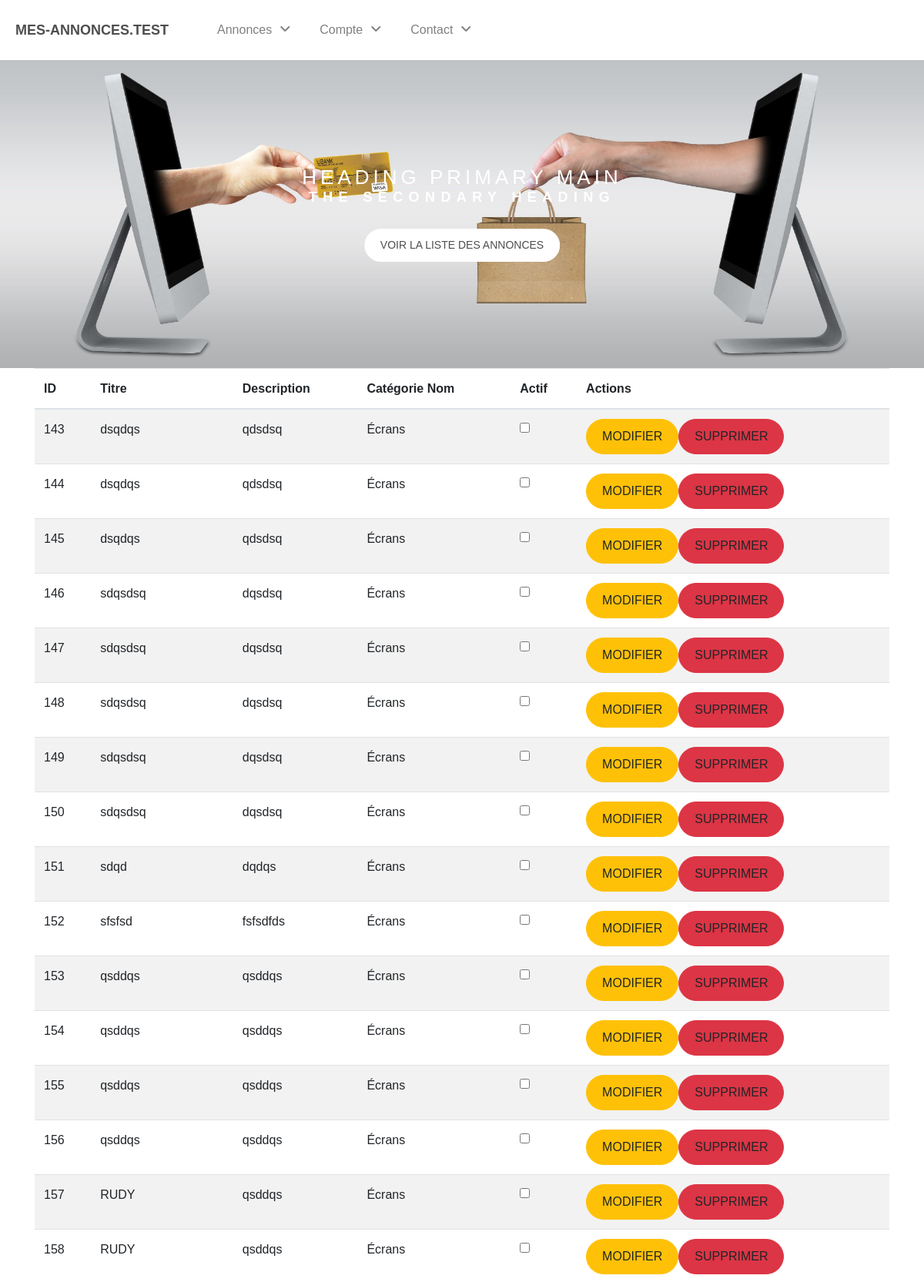
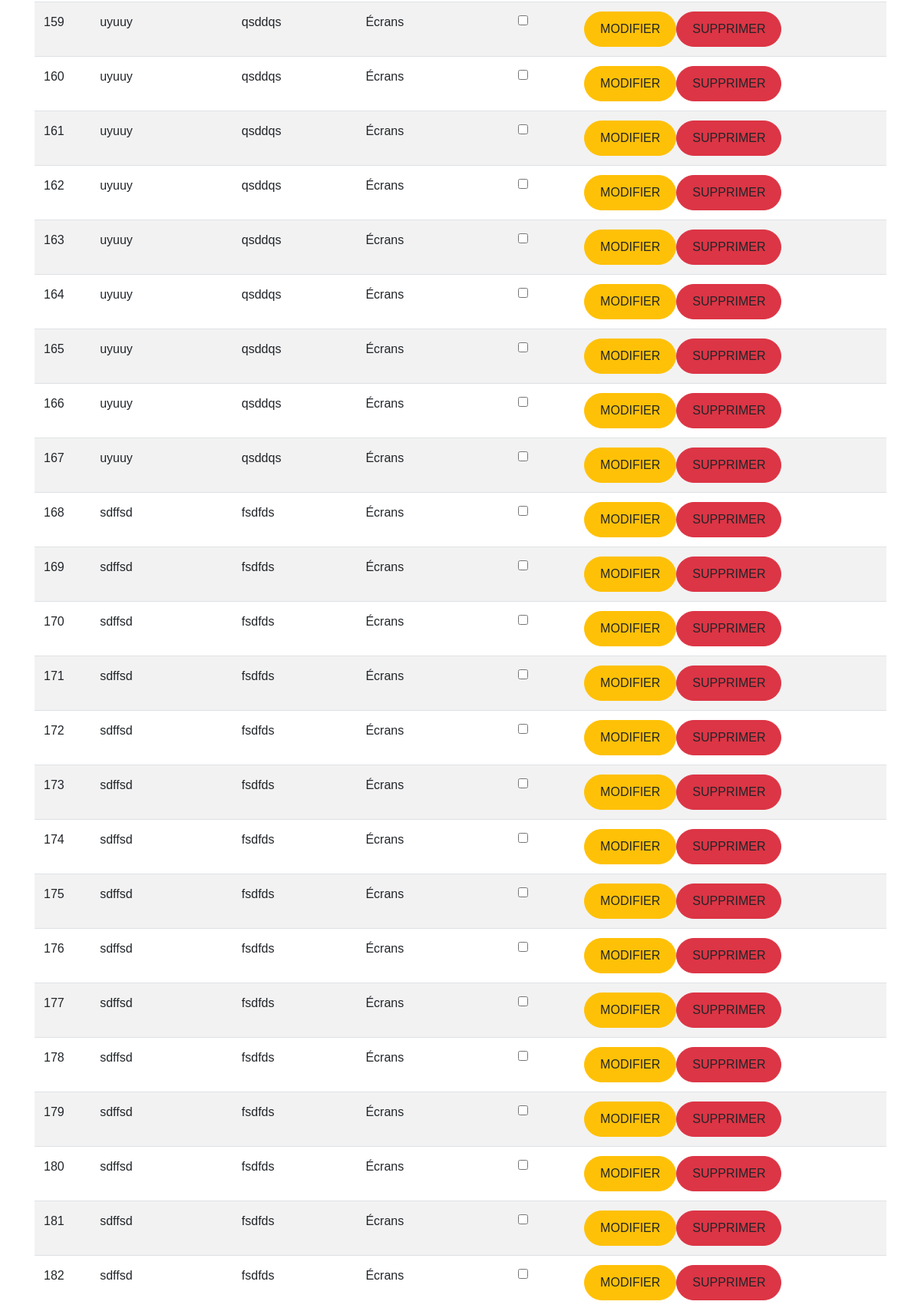
The app's page /admin/annonces (signed in, upper part) with its own data (2 pictures, top to bottom).
### tables this page shows
CREATE TABLE `annonces` (
  `id` int(11) NOT NULL,
  `titre` varchar(255) NOT NULL,
  `description` longtext NOT NULL,
  `price` decimal(6,2) NOT NULL,
  `created_at` datetime NOT NULL DEFAULT current_timestamp(),
  `actif` tinyint(1) NOT NULL DEFAULT 0,
  `users_id` int(11) NOT NULL,
  `category_id` int(11) NOT NULL
);

CREATE TABLE `categories` (
  `id` int(11) NOT NULL,
  `nom` varchar(100) NOT NULL
);

### Controllers/Controller.php (called while the page is built, shortened)
<?php
abstract class Controller
{
    public function render(string $fichier, array $donnees = [], string $template = 'default')
    {
        extract($donnees);
        require_once ROOT . '/Views/' . $fichier . '.php';
    }
}

### public/index.php (called while the page is built, shortened)
<?php
$app = new Main();
$app->start();

### Models/AnnoncesModel.php (called while the page is built, shortened)
<?php
class AnnoncesModel extends Model
{
    public function __construct()
    {
        $this->table = 'annonces';
    }
    public function showAnnoncesByCatName()
    {
        return $this->requete("SELECT annonces.id, annonces.titre, annonces.description, annonces.price, annonces.created_at, annonces.actif, annonces.category_id, categories.nom FROM $this->table INNER JOIN categories ON annonces.category_id = categories.id")->fetchAll();
    }
}

### Core/Db.php (called while the page is built, shortened)
<?php
class Db extends PDO
{
    private static $instance;
    private function __construct()
    {
        $_dsn = 'mysql:dbname=' . self::DBNAME . ';host=' . self::DBHOST;
    }
    public static function getInstance(): self
    {
        if (self::$instance === null) {
            self::$instance = new self();
        }
        return self::$instance;
    }
}

### Models/Model.php (called while the page is built, shortened)
<?php
class Model extends Db
{
    protected function requete(string $sql, array $attributs = null)
    {
        $this->db = Db::getInstance();
        if ($attributs !== null) {
            $query = $this->db->prepare($sql);
            $query->execute($attributs);
            return $query;
        } else {
            return $this->db->query($sql);
        }
    }
}

### Views/admin/annonces.php (the view, shortened to what this page needs)
<table class="table table-striped">
    <thead>
        <th>ID</th>
        <th>Titre</th>
        <th>Description</th>
        <th>Catégorie Nom</th>
        <th>Actif</th>
        <th>Actions</th>
    </thead>
    <tbody>
        <?php foreach ($annonces as $annonce) : ?>
            <tr>
                <td><?= $annonce->id ?></td>
                <td><?= $annonce->titre ?></td>
                <td><?= $annonce->description ?></td>
                <td><?= $annonce->nom ?></td>
                <td>
                    <div class="form-check form-switch">
                        <input class="form-check-input" type="checkbox" role="switch" id="flexSwitchCheckDefault<?= $annonce->id ?>" <?= $annonce->actif ? 'checked' : '' ?> data-id="<?= $annonce->id ?>">
                    </div>
                </td>
                <td>
                    <a href="/annonces/modifier/<?= $annonce->id ?>" class="btn btn-warning">Modifier</a><a href="/admin/supprimeAnnonce/<?= $annonce->id ?>" class="btn btn-danger">Supprimer</a>
                </td>
            </tr>
        <?php endforeach; ?>
    </tbody>
</table>

### public/css/styles.css (style rules this page uses)
body { font-family: 'Montserrat', sans-serif; font-weight: 400; font-size: 16px; line-height: 1.7; color: rgb(79, 77, 77); overflow-x: hidden; }
a { color: inherit !important; }
.btn:link, .btn:visited { text-transform: uppercase; text-decoration: none; padding: 10px 20px; display: inline-block; border-radius: 100px; transition: all .2s; position: relative; }

### records on screen
annonces: id "143", titre "dsqdqs", description "qdsdsq", category.nom "Écrans"
annonces: id "144", titre "dsqdqs", description "qdsdsq", category.nom "Écrans"
annonces: id "145", titre "dsqdqs", description "qdsdsq", category.nom "Écrans"
annonces: id "146", titre "sdqsdsq", description "dqsdsq", category.nom "Écrans"
annonces: id "147", titre "sdqsdsq", description "dqsdsq", category.nom "Écrans"
annonces: id "148", titre "sdqsdsq", description "dqsdsq", category.nom "Écrans"
annonces: id "149", titre "sdqsdsq", description "dqsdsq", category.nom "Écrans"
annonces: id "150", titre "sdqsdsq", description "dqsdsq", category.nom "Écrans"
annonces: id "151", titre "sdqd", description "dqdqs", category.nom "Écrans"
annonces: id "152", titre "sfsfsd", description "fsfsdfds", category.nom "Écrans"
annonces: id "153", titre "qsddqs", description "qsddqs", category.nom "Écrans"
annonces: id "154", titre "qsddqs", description "qsddqs", category.nom "Écrans"
annonces: id "155", titre "qsddqs", description "qsddqs", category.nom "Écrans"
annonces: id "156", titre "qsddqs", description "qsddqs", category.nom "Écrans"
annonces: id "157", titre "RUDY", description "qsddqs", category.nom "Écrans"
annonces: id "158", titre "RUDY", description "qsddqs", category.nom "Écrans"
annonces: id "159", titre "uyuuy", description "qsddqs", category.nom "Écrans"
annonces: id "160", titre "uyuuy", description "qsddqs", category.nom "Écrans"
annonces: id "161", titre "uyuuy", description "qsddqs", category.nom "Écrans"
annonces: id "162", titre "uyuuy", description "qsddqs", category.nom "Écrans"
annonces: id "163", titre "uyuuy", description "qsddqs", category.nom "Écrans"
annonces: id "164", titre "uyuuy", description "qsddqs", category.nom "Écrans"
annonces: id "165", titre "uyuuy", description "qsddqs", category.nom "Écrans"
annonces: id "166", titre "uyuuy", description "qsddqs", category.nom "Écrans"
annonces: id "167", titre "uyuuy", description "qsddqs", category.nom "Écrans"
annonces: id "168", titre "sdffsd", description "fsdfds", category.nom "Écrans"
annonces: id "169", titre "sdffsd", description "fsdfds", category.nom "Écrans"
annonces: id "170", titre "sdffsd", description "fsdfds", category.nom "Écrans"
annonces: id "171", titre "sdffsd", description "fsdfds", category.nom "Écrans"
annonces: id "172", titre "sdffsd", description "fsdfds", category.nom "Écrans"
annonces: id "173", titre "sdffsd", description "fsdfds", category.nom "Écrans"
annonces: id "174", titre "sdffsd", description "fsdfds", category.nom "Écrans"
annonces: id "175", titre "sdffsd", description "fsdfds", category.nom "Écrans"
annonces: id "176", titre "sdffsd", description "fsdfds", category.nom "Écrans"
annonces: id "177", titre "sdffsd", description "fsdfds", category.nom "Écrans"
annonces: id "178", titre "sdffsd", description "fsdfds", category.nom "Écrans"
annonces: id "179", titre "sdffsd", description "fsdfds", category.nom "Écrans"
annonces: id "180", titre "sdffsd", description "fsdfds", category.nom "Écrans"
annonces: id "181", titre "sdffsd", description "fsdfds", category.nom "Écrans"
annonces: id "182", titre "sdffsd", description "fsdfds", category.nom "Écrans"
